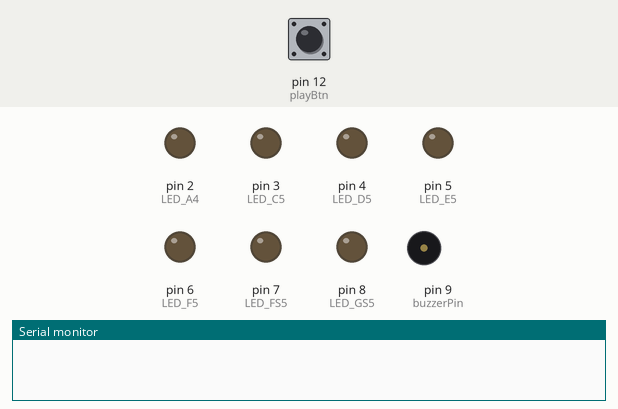
Recording of a program running on a simulated Arduino Uno, built with avr-gcc and run on an emulated ATmega328P. Parts: output pins drawn as LEDs (lit = HIGH), buzzer (waves = sounding), the last lines printed to the serial monitor. Inputs (shaded band) come from the test bench; at power-on: pin 12 (playBtn) HIGH.

Above: at 1.2 s.
1.3 s: pin 12 (playBtn) pulled LOW for 0.15 s
At 2.9 s:
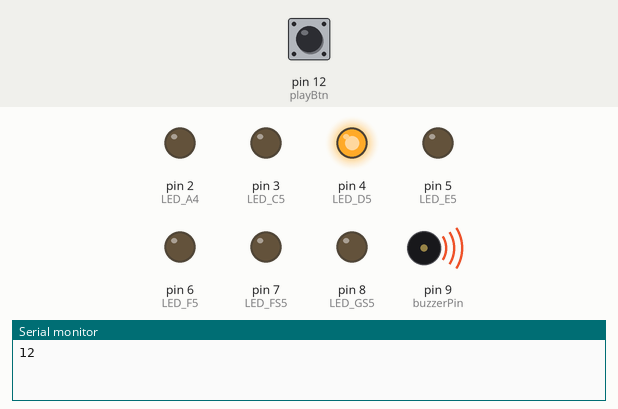
At 9.2 s:
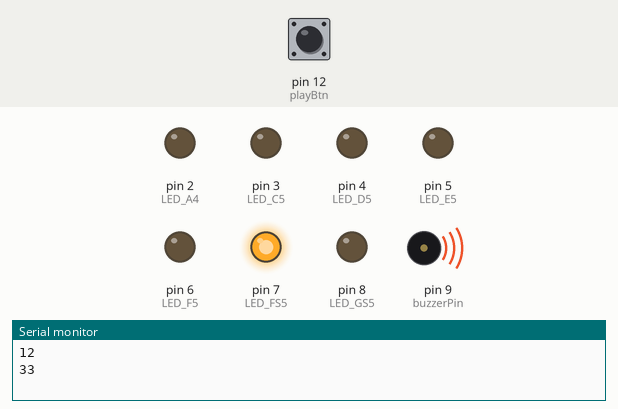
Timing chart, 0 to 29.7 s (numbered marks = the images above; inputs shaded):
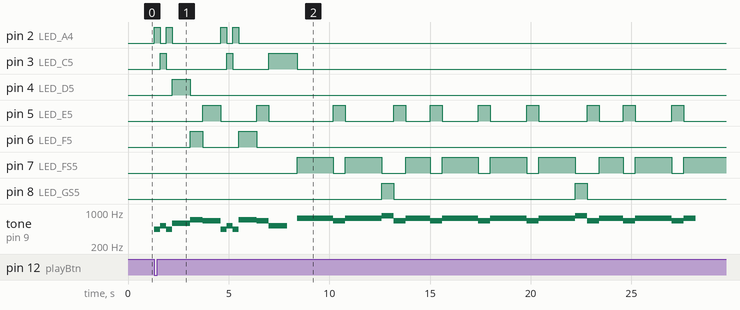

Measured:
- after the input at 1.3 s, pin 2 (LED_A4): LOW → HIGH at once, → LOW 0.30 s later, → HIGH 0.30 s later, → LOW 0.30 s later, … (8 changes in this stretch); pin 3 (LED_C5): goes HIGH 0.30 s, LOW 3.0 s, HIGH 0.30 s, LOW 1.8 s, HIGH 1.4 s, then LOW, starting after 0.30 s

The program:

main.cpp
```cpp
#include <Arduino.h>

int playBtn = 12;
int pauseBtn = 11;

int buzzerPin = 9;
#define LED_A4   2
#define LED_C5   3
#define LED_D5   4
#define LED_E5   5
#define LED_F5   6
#define LED_FS5  7
#define LED_GS5  8

// Note frequencies (Hz)
#define A4   440
#define C5   523
#define D5   587
#define E5   659
#define F5   698
#define Fs4  370
#define Gs4  415
#define Cs5  554
#define Fs5  740
#define Gs5  831
#define REST 0

// ===== INTRO =====
int melody[] = {
  A4, C5, A4, D5, F5, E5,
  A4, C5, A4, F5, E5, C5
};
int duration[] = {
  1, 1, 1, 3, 2, 3,
  1, 1, 1, 3, 2, 3
};
int noteCount = 12;

// ===== CHORUS =====
// "I've become so numb, I can't feel you there"
// "Become so tired, so much more aware"
// "I'm becoming this, all I want to do"
// "Is be more like me and be less like you"
int chorusMelody[] = {
  Fs5, Fs5, Fs5, E5, Fs5, Fs5, Fs5, Gs5, E5,
  Fs5, Fs5, E5, Fs5, Fs5, Fs5, E5, Fs5, Fs5,
  Fs5, E5, Fs5, Fs5, Fs5, Gs5, E5,
  Fs5, Fs5, E5, Fs5, Fs5, Fs5,  E5, Fs5
};
int chorusDuration[] = {
  2, 2, 2, 2, 2, 2, 2, 2,
  2, 2, 2, 2, 2, 2, 2, 2,
  2, 2, 2, 2, 2, 2, 2, 2, 2, 2, 2,
  2, 2, 2, 2, 2, 2, 2, 2
};
int chorusNoteCount = 33;
int chorusBeatLength = 300; // 1 = eighth note at 120 BPM

int beatLength = 300; // ms per beat (~120 BPM)

// put function declarations here:

//lightLED = "Given a note, light the right bulb."
void lightLED(int freq){
  digitalWrite(LED_A4, LOW);
  digitalWrite(LED_C5, LOW);
  digitalWrite(LED_D5, LOW);
  digitalWrite(LED_E5, LOW);
  digitalWrite(LED_F5, LOW);
  digitalWrite(LED_FS5, LOW);
  digitalWrite(LED_GS5, LOW);

  switch(freq){
    case A4: digitalWrite(LED_A4, HIGH); break;
    case C5: digitalWrite(LED_C5, HIGH); break;
    case D5: digitalWrite(LED_D5, HIGH); break;
    case E5: digitalWrite(LED_E5, HIGH); break;
    case F5: digitalWrite(LED_F5, HIGH); break;
    case Fs5: digitalWrite(LED_FS5, HIGH); break;
    case Gs5: digitalWrite(LED_GS5, HIGH); break;
    default: break;
  }
}

//playSection = "Go through the list of notes one by one. For each one: light the bulb, buzz it, wait, move to the next."
void playSection(int *melody, int *duration, int count) {
  Serial.println(count);
  for (int i = 0; i < count; i++) {       // go through each note
    lightLED(melody[i]);                   // light the matching LED
    if (melody[i] != REST)                 // is it a real note?
      tone(buzzerPin, melody[i], duration[i] * beatLength);  // buzz it
    else
      noTone(buzzerPin);                   // or silence
    delay(duration[i] * beatLength);       // wait that long before next note
  }
}

void setup() {
  Serial.begin(9600);
  pinMode(buzzerPin, OUTPUT);
  pinMode(LED_A4, OUTPUT);
  pinMode(LED_C5, OUTPUT);
  pinMode(LED_D5, OUTPUT);
  pinMode(LED_E5, OUTPUT);
  pinMode(LED_F5, OUTPUT);
  pinMode(LED_FS5, OUTPUT);
  pinMode(LED_GS5, OUTPUT);

  pinMode(playBtn, INPUT_PULLUP);
  pinMode(pauseBtn, INPUT_PULLUP);
}

void loop() {
   if(digitalRead(playBtn) == LOW){
    playSection(melody, duration, noteCount);
    delay(500);
    playSection(chorusMelody, chorusDuration, chorusNoteCount);
    delay(200);
  }
}
```
